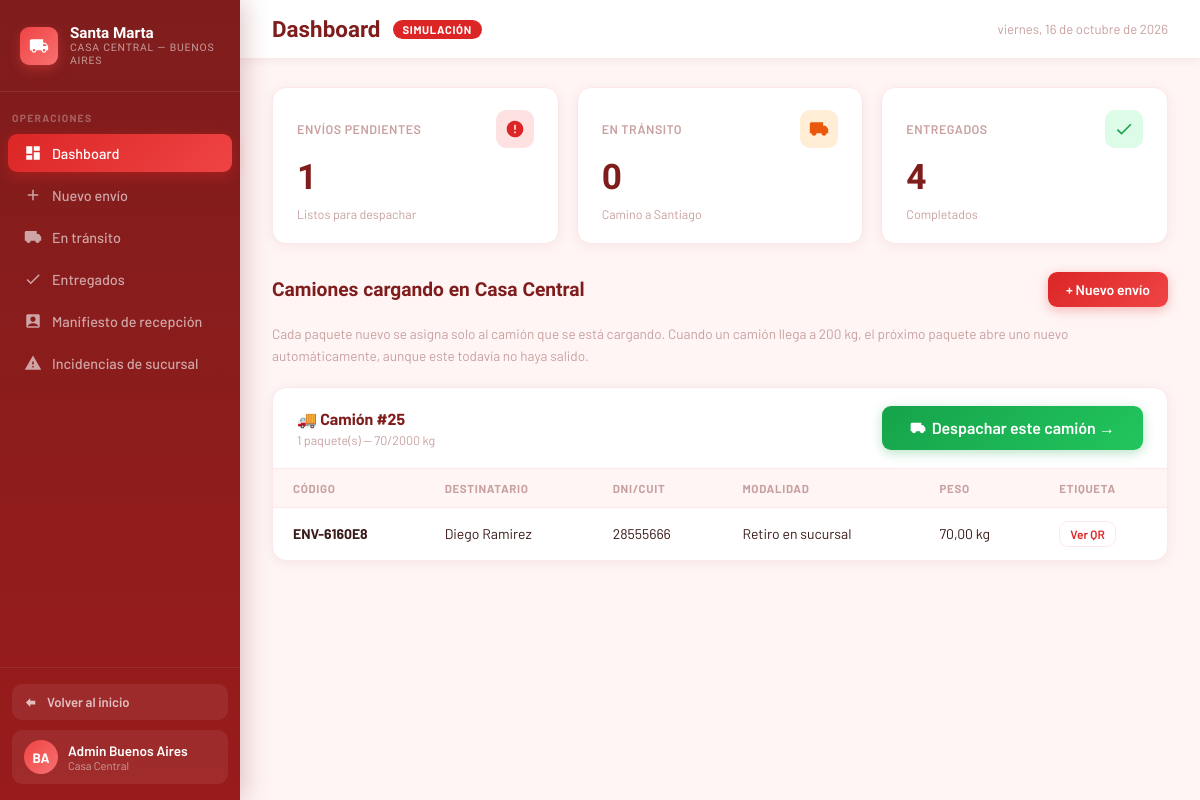
The app's page /casacentral/, older data.
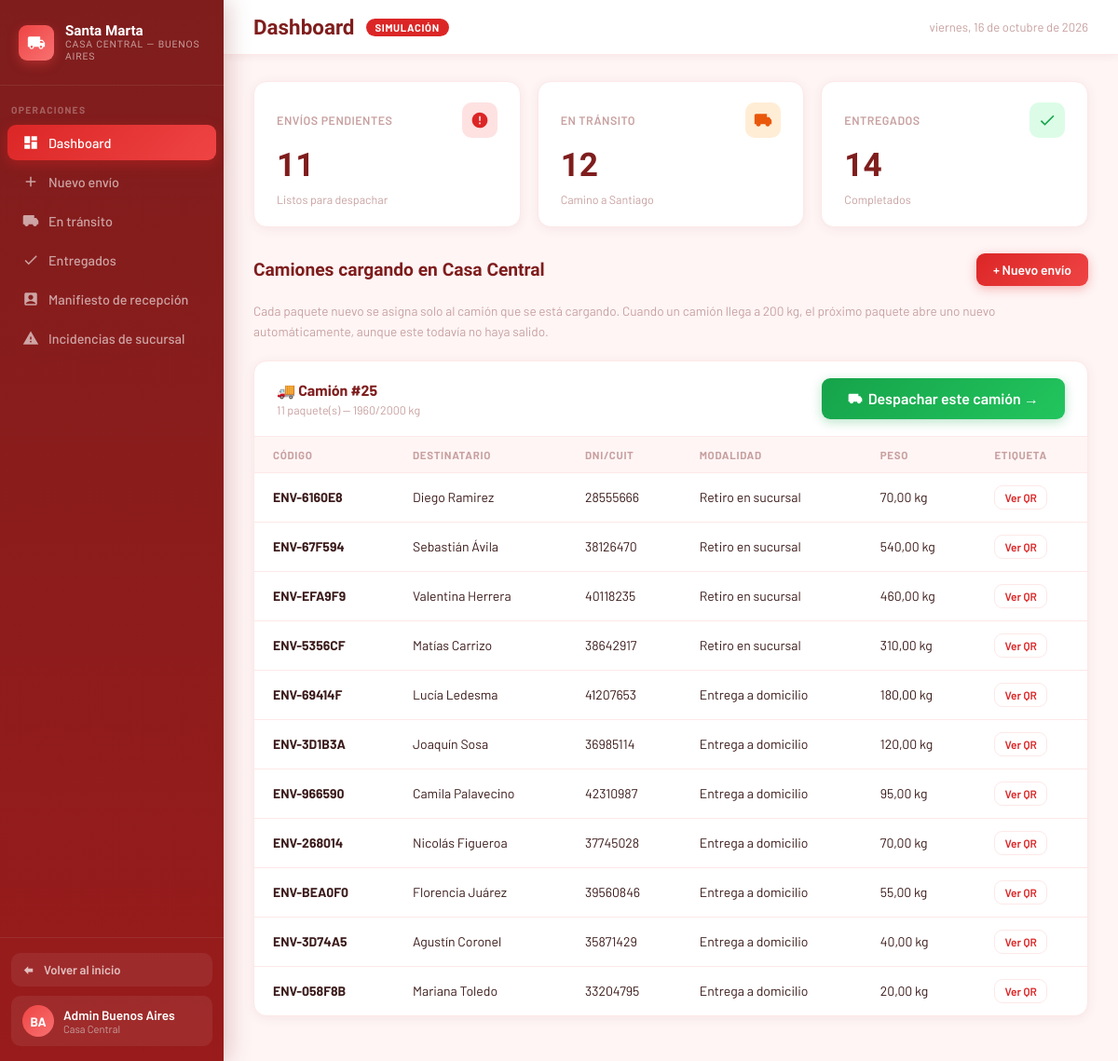
The same page, newer data.
### core/models.py (models this page shows, shortened)
class Despacho(models.Model):
    CAPACIDAD_MAX_PESO_KG = 2000
    fecha_creacion = models.DateTimeField(null=True, blank=True)
    fecha_salida = models.DateTimeField(null=True, blank=True)
    recepcion_finalizada = models.BooleanField(default=False)
    fecha_recepcion_finalizada = models.DateTimeField(null=True, blank=True)
    @property
    def total_envios(self):
        return self.envios.exclude(estado='cancelado').count()
    @property
    def peso_total(self):
        return self.envios.exclude(estado='cancelado').aggregate(total=models.Sum('peso'))['total'] or 0
    @property
    def envios_a_despachar(self):
        return self.envios.filter(estado='pendiente')
    @property
    def envios_cancelados_a_retirar(self):
        return self.envios.filter(estado='cancelado')
    @property
    def envios_recibidos(self):
        return self.envios.exclude(estado__in=['pendiente', 'en_transito', 'extraviado']).count()

class Envio(models.Model):
    ESTADO_CHOICES = [
        ('pendiente', 'Pendiente'),
        ('en_transito', 'En tránsito'),
        ('en_sucursal', 'En sucursal'),
        ('en_reparto', 'En reparto'),
        ('entregado', 'Entregado'),
        ('cancelado', 'Cancelado'),
        ('devuelto', 'Devuelto'),
        ('retenido', 'Retenido'),
        ('extraviado', 'Extraviado'),
    ]
    MODALIDAD_CHOICES = [
        ('domicilio', 'Entrega a domicilio'),
        ('sucursal', 'Retiro en sucursal'),
    ]
    ZONA_CHOICES = [
        ('norte', 'Norte'),
        ('sur', 'Sur'),
        ('este', 'Este'),
        ('oeste', 'Oeste'),
    ]
    codigo = models.CharField(max_length=20, unique=True, editable=False)
    destinatario = models.ForeignKey(Usuario, on_delete=models.PROTECT, related_name='envios')
    despacho = models.ForeignKey(Despacho, on_delete=models.SET_NULL, null=True, blank=True, related_name='envios')
    contenido = models.CharField(max_length=200)
    peso = models.DecimalField(max_digits=6, decimal_places=2, default=1, help_text='Peso en kilogramos')
    precio = models.DecimalField(max_digits=10, decimal_places=2)
    estado = models.CharField(max_length=20, choices=ESTADO_CHOICES, default='pendiente')
    modalidad = models.CharField(max_length=20, choices=MODALIDAD_CHOICES)
    direccion_entrega = models.CharField(max_length=200, blank=True)
    zona = models.CharField(max_length=10, choices=ZONA_CHOICES, blank=True)
    fecha_registro = models.DateTimeField(auto_now_add=True)
    fecha_actualizacion = models.DateTimeField(auto_now=True)
    fecha_recepcion = models.DateTimeField(null=True, blank=True)
    fecha_entrega = models.DateTimeField(null=True, blank=True)
    entregado_por = models.ForeignKey(
        Usuario, on_delete=models.SET_NULL, null=True, blank=True, related_name='entregas_realizadas'
    )
    lat = models.FloatField(null=True, blank=True)
    lon = models.FloatField(null=True, blank=True)
    notificado_demora = models.BooleanField(default=False)
    intentos_entrega = models.PositiveSmallIntegerField(default=0)
    ESTADOS_ACTIVOS = ['pendiente', 'en_transito', 'en_sucursal', 'en_reparto']
    UMBRAL_DEMORA_DIAS = 2
    MAX_INTENTOS_ENTREGA = 2
    UMBRAL_RETENCION_DIAS = 20

class Usuario(AbstractUser):
    ROL_CHOICES = [
        ('admin', 'Administrador'),
        ('empleado', 'Empleado'),
        ('cliente', 'Cliente'),
    ]
    rol = models.CharField(max_length=20, choices=ROL_CHOICES)
    dni = models.CharField(max_length=20, unique=True)
    telefono = models.CharField(max_length=20, blank=True)

### casacentral/views.py (the view)
# urls.py: path('', views.dashboard_view, name='casacentral_dashboard'),
def dashboard_view(request):
    envios_pendientes = Envio.objects.filter(estado='pendiente')
    envios_transito = Envio.objects.filter(estado='en_transito')
    envios_entregados = Envio.objects.filter(estado='entregado')
    envios_recibidos = Envio.objects.exclude(fecha_recepcion__isnull=True).order_by('-fecha_recepcion')
    incidencias_sucursal = Incidencia.objects.filter(
        envio__despacho__isnull=False
    ).select_related('envio', 'envio__despacho', 'envio__destinatario', 'registrado_por').order_by('-fecha')
    return render(request, 'casacentral/dashboard.html', {
        'envios_pendientes': envios_pendientes,
        'envios_transito': envios_transito,
        'envios_entregados': envios_entregados,
        'envios_recibidos': envios_recibidos,
        'incidencias_sucursal': incidencias_sucursal,
        'despachos': Despacho.objects.filter(fecha_salida__isnull=False).prefetch_related('envios').order_by('-fecha_salida'),
        'despachos_abiertos': Despacho.objects.filter(fecha_salida__isnull=True).prefetch_related('envios__destinatario').order_by('fecha_creacion'),
    })

### casacentral/templates/casacentral/dashboard.html (shortened to what this page needs)
<!DOCTYPE html>
<html lang="es">
<head>
</head>
<body>
<aside class="sidebar">
  <div class="sidebar-logo">
    <div class="sidebar-logo-icon">
    </div>
    <div class="sidebar-logo-text">Santa Marta<span>Casa Central — Buenos Aires</span></div>
  </div>
  <div class="sidebar-section">Operaciones</div>
  <a href="#" class="nav-item active" onclick="showPage('dashboard')">
    <svg viewBox="0 0 24 24" fill="currentColor"><path d="M3 13h8V3H3v10zm0 8h8v-6H3v6zm10 0h8V11h-8v10zm0-18v6h8V3h-8z"/></svg>Dashboard
  </a>
  <a href="#" class="nav-item" onclick="showPage('nuevo-envio')">
    <svg viewBox="0 0 24 24" fill="currentColor"><path d="M19 13h-6v6h-2v-6H5v-2h6V5h2v6h6v2z"/></svg>Nuevo envío
  </a>
  <a href="#" class="nav-item" onclick="showPage('en-transito')">
    <svg viewBox="0 0 24 24" fill="currentColor"><path d="M20 8h-3V4H3c-1.1 0-2 .9-2 2v11h2c0 1.66 1.34 3 3 3s3-1.34 3-3h6c0 1.66 1.34 3 3 3s3-1.34 3-3h2v-5l-3-4z"/></svg>En tránsito
  </a>
  <a href="#" class="nav-item" onclick="showPage('entregados')">
    <svg viewBox="0 0 24 24" fill="currentColor"><path d="M9 16.17L4.83 12l-1.42 1.41L9 19 21 7l-1.41-1.41L9 16.17z"/></svg>Entregados
  </a>
  <a href="#" class="nav-item" onclick="showPage('manifiesto')">
    <svg viewBox="0 0 24 24" fill="currentColor"><path d="M19 3H5c-1.1 0-2 .9-2 2v14c0 1.1.9 2 2 2h14c1.1 0 2-.9 2-2V5c0-1.1-.9-2-2-2zm-7 3c1.93 0 3.5 1.57 3.5 3.5S13.93 13 12 13s-3.5-1.57-3.5-3.5S10.07 6 12 6zm7 13H5v-.23c0-.62.28-1.2.76-1.58C7.47 15.82 9.64 15 12 15s4.53.82 6.24 2.19c.48.38.76.97.76 1.58V19z"/></svg>Manifiesto de recepción
  </a>
  <a href="#" class="nav-item" onclick="showPage('incidencias')">
    <svg viewBox="0 0 24 24" fill="currentColor"><path d="M1 21h22L12 2 1 21zm12-3h-2v-2h2v2zm0-4h-2v-4h2v4z"/></svg>Incidencias de sucursal
  </a>
  <div class="sidebar-footer">
    <a href="/" style="display:flex;align-items:center;gap:8px;padding:10px 12px;border-radius:10px;background:rgba(255,255,255,.07);color:rgba(255,255,255,.7);text-decoration:none;font-size:.82rem;font-weight:600;margin-bottom:10px;transition:background .2s;">
      <svg viewBox="0 0 24 24" fill="currentColor" style="width:15px;height:15px;flex-shrink:0;"><path d="M10 19l-7-7 7-7v4h8v6h-8v4z"/></svg>
      Volver al inicio
    </a>
    <div class="user-badge">
      <div class="user-avatar">BA</div>
      <div class="user-info">
        <div class="user-name">Admin Buenos Aires</div>
        <div class="user-role">Casa Central</div>
      </div>
    </div>
  </div>
</aside>
<div class="main">
  <div class="topbar">
    <div style="display:flex;align-items:center;gap:12px;">
      <div class="topbar-title" id="topbar-title">Dashboard</div>
      <span class="topbar-badge">SIMULACIÓN</span>
    </div>
    <span class="topbar-date" id="topbar-date"></span>
  </div>
  <div class="content">
    <div id="page-dashboard">
      <div class="stats-grid">
        <div class="stat-card">
          <div class="stat-card-top"><span class="stat-card-label">Envíos pendientes</span><div class="stat-icon red"><svg viewBox="0 0 24 24" fill="currentColor"><path d="M12 2C6.48 2 2 6.48 2 12s4.48 10 10 10 10-4.48 10-10S17.52 2 12 2zm1 15h-2v-2h2v2zm0-4h-2V7h2v6z"/></svg></div></div>
          <div class="stat-card-num">{{ envios_pendientes.count }}</div>
          <div class="stat-card-sub">Listos para despachar</div>
        </div>
        <div class="stat-card">
          <div class="stat-card-top"><span class="stat-card-label">En tránsito</span><div class="stat-icon orange"><svg viewBox="0 0 24 24" fill="currentColor"><path d="M20 8h-3V4H3c-1.1 0-2 .9-2 2v11h2c0 1.66 1.34 3 3 3s3-1.34 3-3h6c0 1.66 1.34 3 3 3s3-1.34 3-3h2v-5l-3-4z"/></svg></div></div>
          <div class="stat-card-num">{{ envios_transito.count }}</div>
          <div class="stat-card-sub">Camino a Santiago</div>
        </div>
        <div class="stat-card">
          <div class="stat-card-top"><span class="stat-card-label">Entregados</span><div class="stat-icon green"><svg viewBox="0 0 24 24" fill="currentColor"><path d="M9 16.17L4.83 12l-1.42 1.41L9 19 21 7l-1.41-1.41L9 16.17z"/></svg></div></div>
          <div class="stat-card-num">{{ envios_entregados.count }}</div>
          <div class="stat-card-sub">Completados</div>
        </div>
      </div>
      <div class="section-header">
        <div class="section-title">Camiones cargando en Casa Central</div>
        <button class="btn btn-primary" onclick="showPage('nuevo-envio')">+ Nuevo envío</button>
      </div>
      <p style="font-size:.85rem;color:var(--gray);line-height:1.6;margin-bottom:20px;">
        Cada paquete nuevo se asigna solo al camión que se está cargando. Cuando un camión llega a
        200 kg, el próximo paquete abre uno nuevo automáticamente, aunque este todavía no haya salido.
      </p>
      {% for despacho in despachos_abiertos %}
      <div class="table-card" style="margin-bottom:20px;">
        <div class="table-card-header">
          <div>
            <span class="table-card-title">🚚 Camión #{{ despacho.id }}</span>
            <div style="font-size:.78rem;color:var(--gray);margin-top:4px;">
              {{ despacho.total_envios }} paquete(s) — {{ despacho.peso_total }}/{{ despacho.CAPACIDAD_MAX_PESO_KG }} kg
            </div>
          </div>
          {% if despacho.total_envios > 0 %}
          <form method="POST" action="{% url 'casacentral_despachar' %}">
            <button type="submit" class="btn btn-despachar">
              <svg viewBox="0 0 24 24" fill="currentColor" style="width:16px;height:16px;"><path d="M20 8h-3V4H3c-1.1 0-2 .9-2 2v11h2c0 1.66 1.34 3 3 3s3-1.34 3-3h6c0 1.66 1.34 3 3 3s3-1.34 3-3h2v-5l-3-4z"/></svg>
              Despachar este camión →
            </button>
          </form>
          {% else %}
          <span style="font-size:.78rem;color:var(--gray);font-style:italic;">Sin paquetes para despachar</span>
          {% endif %}
        </div>
        <table>
          <thead><tr><th>Código</th><th>Destinatario</th><th>DNI/CUIT</th><th>Modalidad</th><th>Peso</th><th>Etiqueta</th></tr></thead>
          <tbody>
            {% for envio in despacho.envios_a_despachar %}
            <tr>
              <td><strong>{{ envio.codigo }}</strong></td>
              <td>{{ envio.destinatario.get_full_name }}</td>
              <td>{{ envio.destinatario.dni }}</td>
              <td>{{ envio.get_modalidad_display }}</td>
              <td>{{ envio.peso }} kg</td>
              <td><button class="btn btn-etiqueta" onclick="verEtiqueta('{{ envio.codigo }}')">Ver QR</button></td>
            </tr>
            {% endfor %}
          </tbody>
        </table>
      </div>
      {% empty %}
      <div class="table-card">
        <div style="text-align:center;color:var(--gray);padding:24px;">No hay envíos pendientes de despacho</div>
      </div>
      {% endfor %}
    </div>
  </div>
</div>
</body>
</html>

Row changes from the older to the newer data that the page shows:
computed for Despacho id 25: total_envios "1" → "11"; peso_total "70" → "1960"
added Envio: codigo "ENV-67F594", destinatario.get_full_name "Sebastián Ávila", destinatario.dni "38126470", modalidad "Retiro en sucursal", peso "540,00"
added Envio: codigo "ENV-EFA9F9", destinatario.get_full_name "Valentina Herrera", destinatario.dni "40118235", modalidad "Retiro en sucursal", peso "460,00"
added Envio: codigo "ENV-5356CF", destinatario.get_full_name "Matías Carrizo", destinatario.dni "38642917", modalidad "Retiro en sucursal", peso "310,00"
added Envio: codigo "ENV-69414F", destinatario.get_full_name "Lucía Ledesma", destinatario.dni "41207653", modalidad "Entrega a domicilio", peso "180,00"
added Envio: codigo "ENV-3D1B3A", destinatario.get_full_name "Joaquín Sosa", destinatario.dni "36985114", modalidad "Entrega a domicilio", peso "120,00"
added Envio: codigo "ENV-966590", destinatario.get_full_name "Camila Palavecino", destinatario.dni "42310987", modalidad "Entrega a domicilio", peso "95,00"
added Envio: codigo "ENV-268014", destinatario.get_full_name "Nicolás Figueroa", destinatario.dni "37745028", modalidad "Entrega a domicilio", peso "70,00"
added Envio: codigo "ENV-BEA0F0", destinatario.get_full_name "Florencia Juárez", destinatario.dni "39560846", modalidad "Entrega a domicilio", peso "55,00"
added Envio: codigo "ENV-3D74A5", destinatario.get_full_name "Agustín Coronel", destinatario.dni "35871429", modalidad "Entrega a domicilio", peso "40,00"
added Envio: codigo "ENV-058F8B", destinatario.get_full_name "Mariana Toledo", destinatario.dni "33204795", modalidad "Entrega a domicilio", peso "20,00"
Text that changed along with them:
{{ envios_pendientes.count }}: "1" → "11"
{{ envios_transito.count }}: "0" → "12"
{{ envios_entregados.count }}: "4" → "14"
